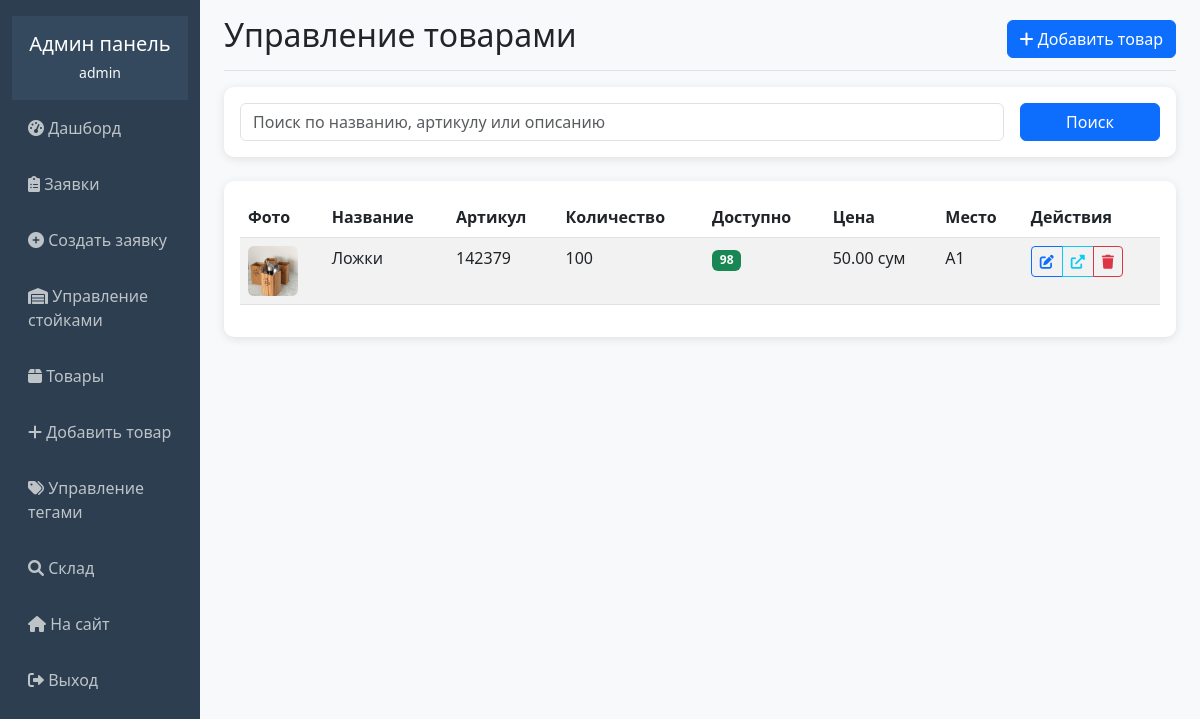
The page /superuser/products/ (signed in) on the database as committed earlier.
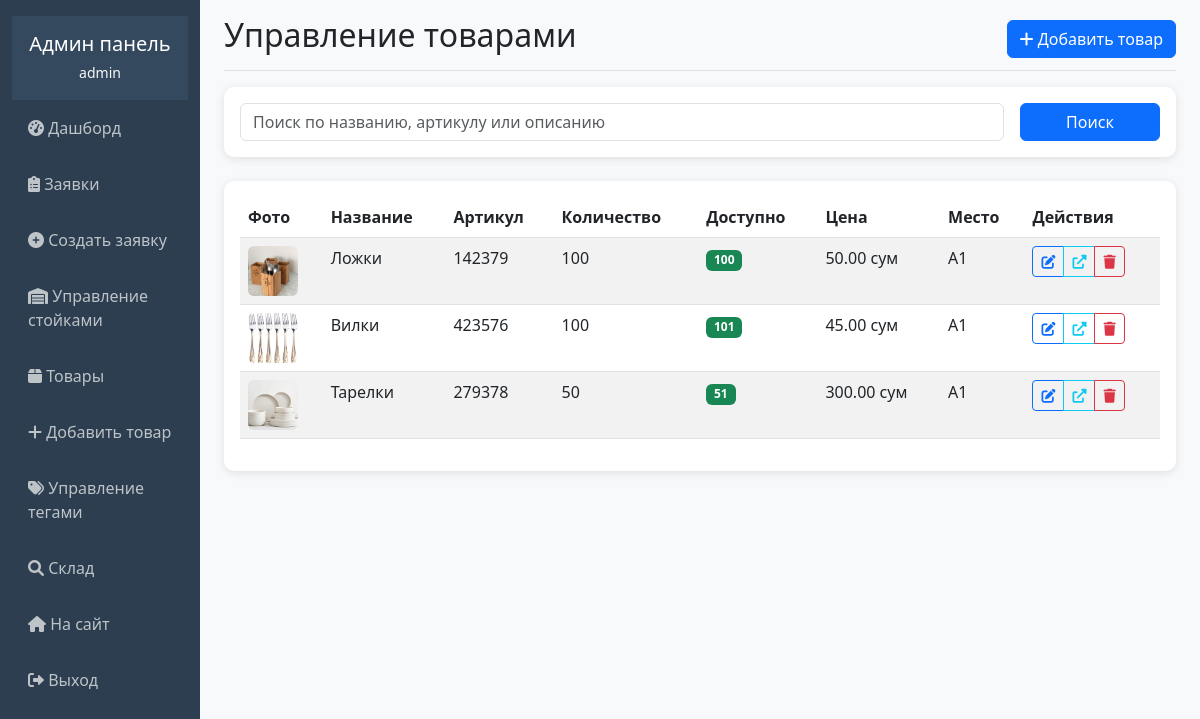
The same page on the database as committed later.
### rental/models.py (models this page shows, shortened)
class Product(models.Model):
    name = models.CharField(max_length=200, verbose_name='Название')
    photo = models.ImageField(upload_to='products/', verbose_name='Фото')
    article = models.CharField(max_length=50, unique=True, verbose_name='Артикул')
    description = models.TextField(blank=True, verbose_name='Описание')
    quantity = models.IntegerField(default=0, verbose_name='Количество')
    available_quantity = models.IntegerField(default=0, verbose_name='Доступное количество')
    tags = models.ManyToManyField(Tag, blank=True, verbose_name='Теги')
    daily_price = models.DecimalField(max_digits=10, decimal_places=2, verbose_name='Цена за день')
    shelf = models.ForeignKey(Shelf, on_delete=models.CASCADE, verbose_name='Место хранения')
    created_at = models.DateTimeField(auto_now_add=True)
    def get_display_name(self):
        return self.name.capitalize()
    class Meta:
        verbose_name = 'Товар'
        verbose_name_plural = 'Товары'

class Shelf(models.Model):
    storage = models.ForeignKey(Storage, on_delete=models.CASCADE, verbose_name='Стойка')
    number = models.CharField(max_length=10, verbose_name='Номер полки')
    def __str__(self):
        return f"{self.storage.name}{self.number}"
    class Meta:
        verbose_name = 'Полка'
        verbose_name_plural = 'Полки'

class Storage(models.Model):
    name = models.CharField(max_length=10, verbose_name='Название стойки')
    class Meta:
        verbose_name = 'Стойка'
        verbose_name_plural = 'Стойки'

### rental/admin_views.py (the view, shortened to what this page needs)
# urls.py: path('products/', admin_views.product_management, name='product_management'),
@user_passes_test(is_admin)
def product_management(request):
    products = Product.objects.all()
    search_query = request.GET.get('search', '')
    context = {
        'products': products,
        'search_query': search_query,
    }
    return render(request, 'rental/admin/product_management.html', context)

### rental/admin_views.py (called while the page is built)
def is_admin(user):
    return user.is_authenticated and user.is_staff

### templates/rental/admin/product_management.html (shortened to what the changed rows need)
{% extends 'rental/admin/base_admin.html' %}
{% block content %}
<div class="d-flex justify-content-between flex-wrap flex-md-nowrap align-items-center pb-2 mb-3 border-bottom">
    <h1 class="h2">Управление товарами</h1>
</div>
<div class="card">
    <div class="card-body">
        <div class="table-responsive">
            <table class="table table-striped">
                <thead>
                    <tr>
                        <th>Фото</th>
                        <th>Название</th>
                        <th>Артикул</th>
                        <th>Количество</th>
                        <th>Доступно</th>
                        <th>Цена</th>
                        <th>Место</th>
                        <th>Действия</th>
                    </tr>
                </thead>
                <tbody>
                    {% for product in products %}
                    <tr>
                        <td>
                            {% if product.photo %}
                                <img src="{{ product.photo.url }}" alt="{{ product.name }}" style="width: 50px; height: 50px; object-fit: cover;" class="rounded">
                            {% else %}
                                <div class="bg-light rounded d-flex align-items-center justify-content-center" style="width: 50px; height: 50px;">
                                    <i class="fas fa-image text-muted"></i>
                                </div>
                            {% endif %}
                        </td>
                        <td>{{ product.get_display_name }}</td>
                        <td>{{ product.article }}</td>
                        <td>{{ product.quantity }}</td>
                        <td>
                            {% if product.available_quantity <= 0 %}
                                <span class="badge bg-danger">{{ product.available_quantity }}</span>
                            {% elif product.available_quantity <= 5 %}
                                <span class="badge bg-warning">{{ product.available_quantity }}</span>
                            {% else %}
                                <span class="badge bg-success">{{ product.available_quantity }}</span>
                            {% endif %}
                        </td>
                        <td>{{ product.daily_price }} сум</td>
                        <td>{{ product.shelf }}</td>
                        <td>
                            <div class="btn-group" role="group">
                                <a href="{% url 'edit_product' product.id %}" class="btn btn-sm btn-outline-primary" title="Редактировать">
                                    <i class="fas fa-edit"></i>
                                </a>
                                <a href="{% url 'rental:product_detail' product.id %}" class="btn btn-sm btn-outline-info" title="Просмотр на сайте" target="_blank">
                                    <i class="fas fa-external-link-alt"></i>
                                </a>
                                <a href="{% url 'delete_product' product.id %}" class="btn btn-sm btn-outline-danger" title="Удалить товар">
                                    <i class="fas fa-trash"></i>
                                </a>
                            </div>
                        </td>
                    </tr>
                    {% empty %}
                    <tr>
                        <td colspan="8" class="text-center">Товаров не найдено</td>
                    </tr>
                    {% endfor %}
                </tbody>
            </table>
        </div>
    </div>
</div>
{% endblock %}

Rows that differ between the two databases and show on the page:
changed Product "Ложки": available_quantity "98" → "100"
added Product: photo (picture), get_display_name "Вилки", article "423576", quantity "100", available_quantity "101", daily_price "45.00", shelf "A1"
added Product: photo (picture), get_display_name "Тарелки", article "279378", quantity "50", available_quantity "51", daily_price "300.00", shelf "A1"
